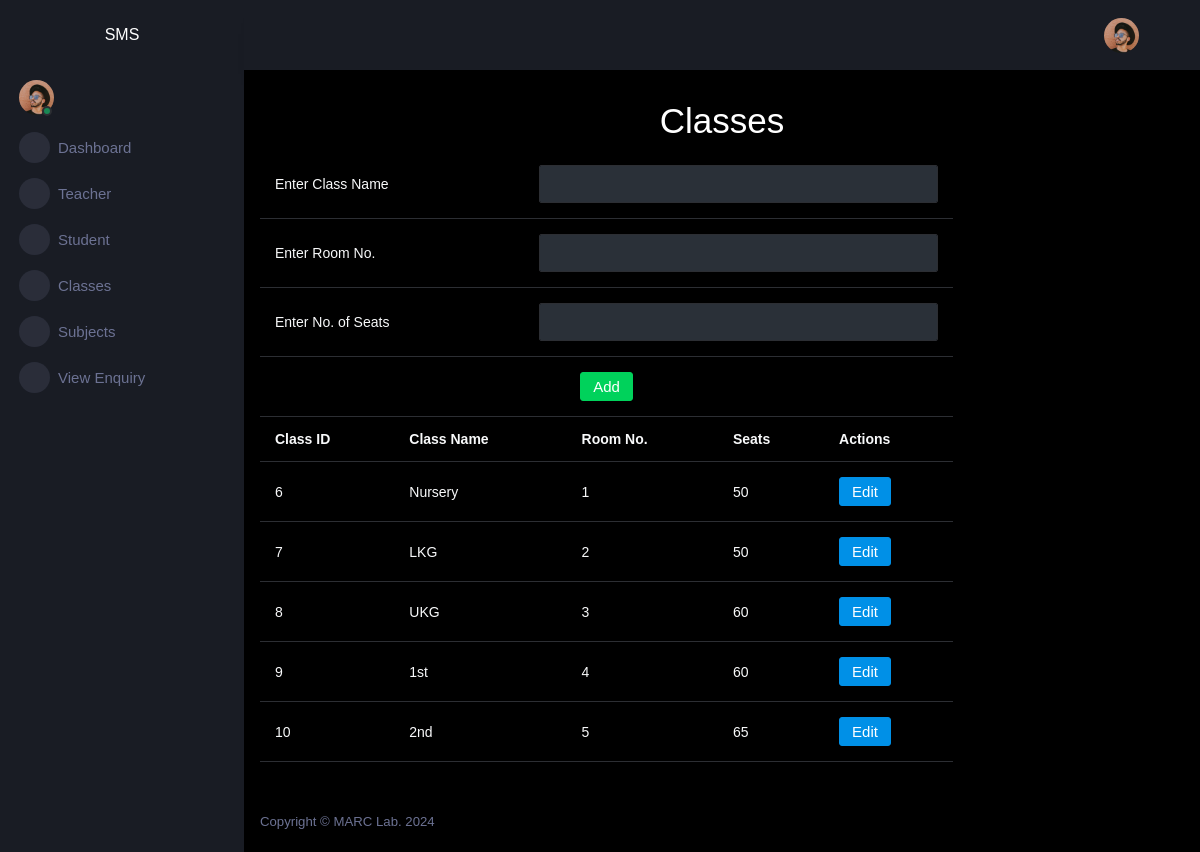
Screenshot of /adminapp/classes (signed in) with the database file from the repository.
### user/models.py (models this page shows)
class Class(models.Model):
    id=models. AutoField(primary_key=True)
    name=models.CharField(max_length=30)
    roomno=models.CharField(max_length=5)
    seats=models.IntegerField()

### adminapp/views.py (the view, shortened to what this page needs)
# urls.py: path('classes',views.classes,name="classes"),
def classes(request):
    try:
        if request.session['username']!=None:
            c=Class.objects.all()
            return render(request,'classes.html',locals())
    except:
         return render(request,'login')

### adminapp/templates/classes.html (shortened to what this page needs)
{% extends "adminparent.html" %}
{% block body %}
    <div class="row">
        <div class="col-sm-12">
            <h1 style="text-align:center;">Classes</h1>
              <form action="" method="post" class="row">
                <table class="table text-light w-75">
                    <tr>
                        <td>Enter Class Name</td>
                        <td><input type="text"name="name" class="form-control"></td>
                    </tr>
                    <tr>
                        <td>Enter Room No.</td>
                        <td><input type="text"name="roomno" class="form-control"></td>
                    </tr>
                    <tr>
                        <td>Enter No. of Seats</td>
                        <td><input type="text"name="seats" class="form-control"></td>
                    </tr>
                    <tr>
                        <td colspan="2" class="text-center">
                            <button type="submit" class="btn btn-success">Add</button>
                        </td>
                    </tr>
                </table>
              </form>
        </div>
    </div>
    <div class="row">
        <div class="col-sm-12">
              <form action="" method="post" class="row">
                <table class="table text-light w-75">
                    <tr>
                        <th>Class ID</th>
                        <th>Class Name</th>
                        <th>Room No.</th>
                        <th>Seats</th>
                        <th>Actions</th>
                    </tr>
                    {% for cl in c %}
                    <tr>
                        <td>{{cl.id}}</td>
                        <td>{{cl.name}}</td>
                        <td>{{cl.roomno}}</td>
                        <td>{{cl.seats}}</td>
                        <td>
                            <a href="" class="btn btn-primary">Edit</a>
                        </td>
                    </tr>
                    {% endfor%}
                </table>
              </form>
        </div>
    </div>
{% endblock body %}

### adminapp/templates/adminparent.html (style rules this page uses)
input { color:white !important; }
::placeholder { color:white !important; }

### rows the page displays
Class: id "6", name "Nursery", roomno "1", seats "50"
Class: id "7", name "LKG", roomno "2", seats "50"
Class: id "8", name "UKG", roomno "3", seats "60"
Class: id "9", name "1st", roomno "4", seats "60"
Class: id "10", name "2nd", roomno "5", seats "65"
